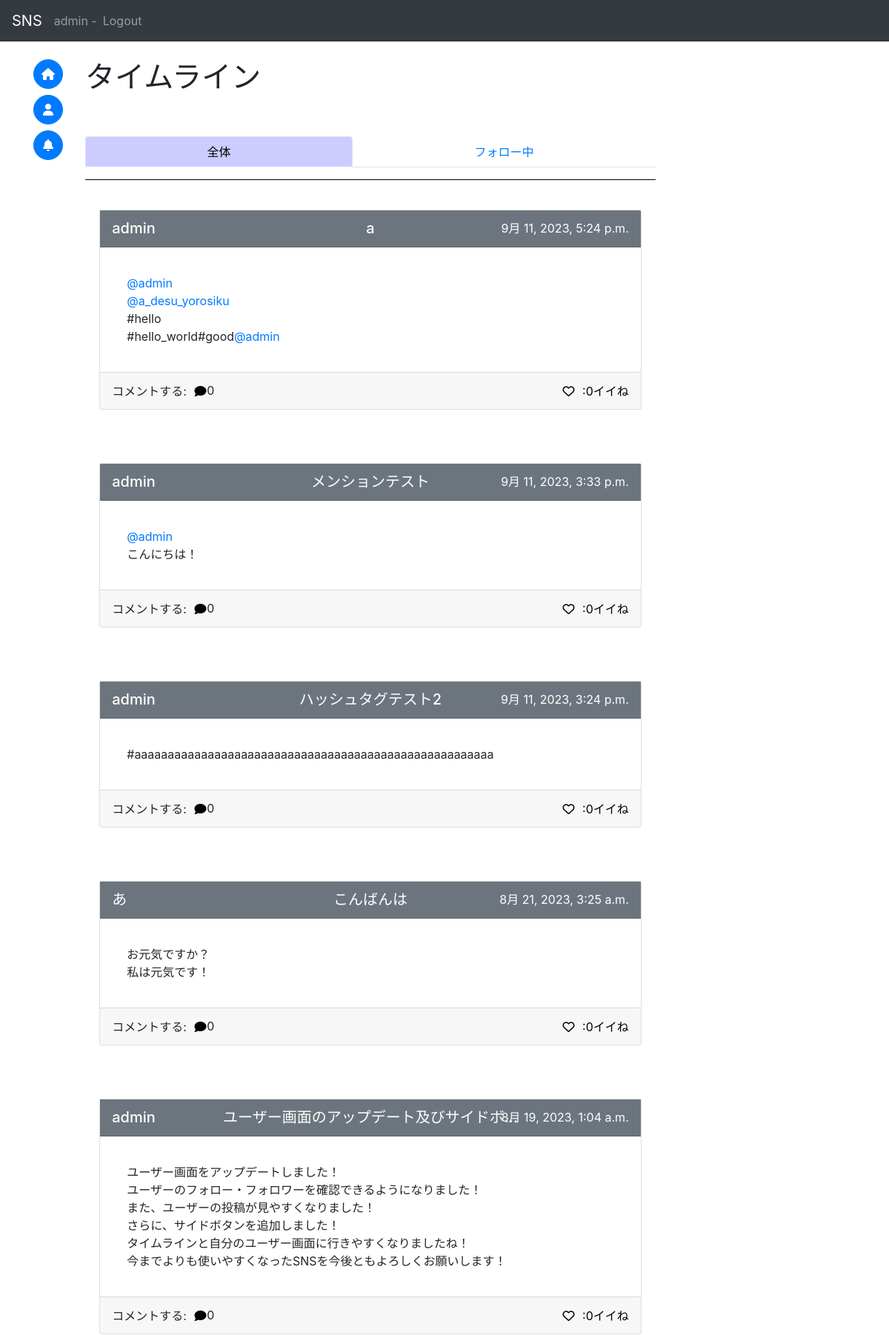
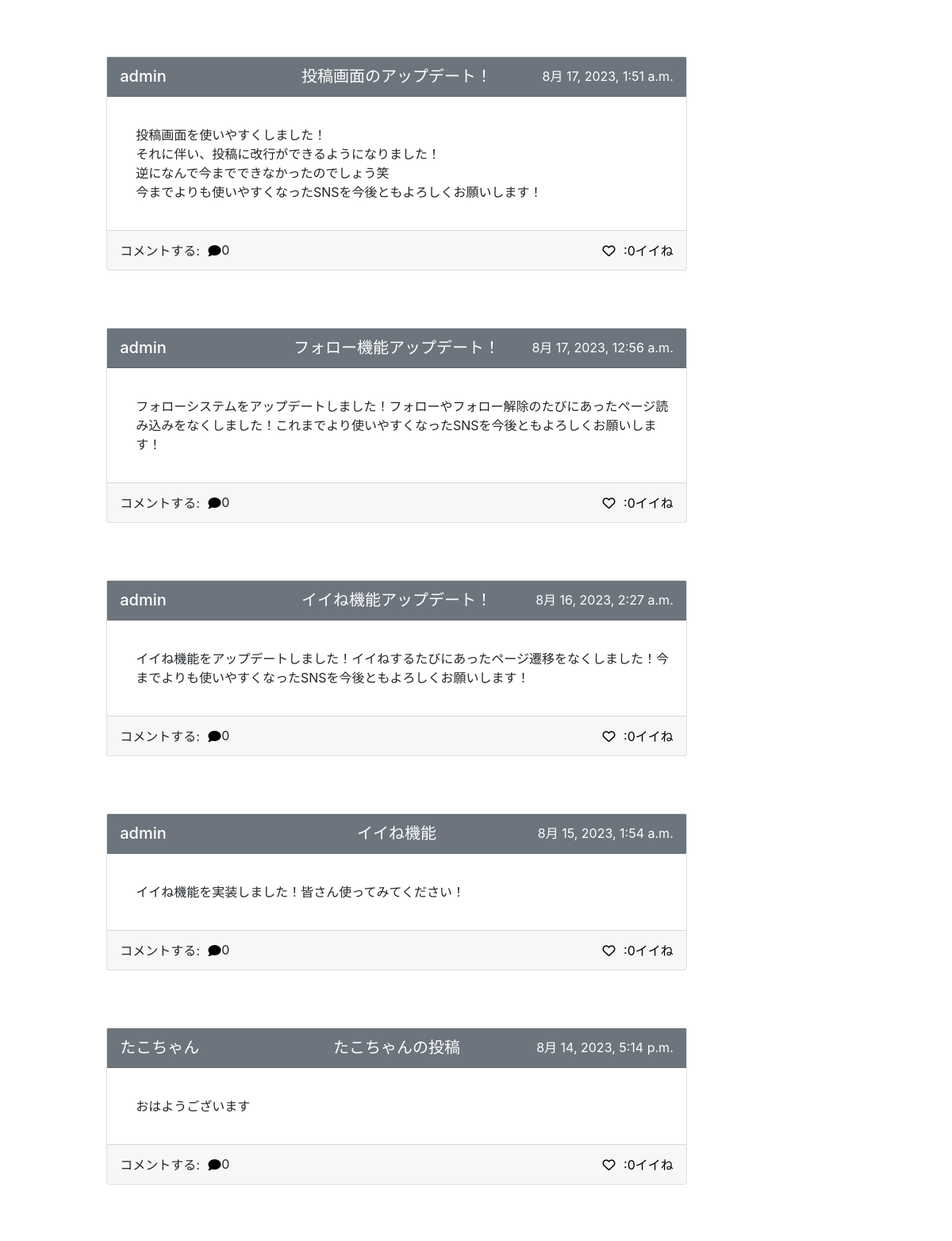
Page /sns/ (signed in, upper part) on the committed database (2 pictures, top to bottom).
### accounts/models.py (models this page shows, shortened)
class CustomUser(AbstractBaseUser, PermissionsMixin):
    id = models.UUIDField(primary_key=True, default=uuid.uuid4, editable=False)
    email = models.EmailField(_("email address"), unique=True, null=True)
    is_staff = models.BooleanField(
        _("staff status"),
        default=False,
        help_text=_("Designates whether the user can log into this admin site."),
    )
    username = models.CharField(_("username"), max_length=50)
    usertag = models.CharField(_("usertag"), max_length=16, unique=True, null=True)
    created_at = models.DateTimeField(auto_now_add=True)
    mentioned = models.ManyToManyField(
        "sns.Post",
        blank=True,
        related_name="mentioned"
    )
    objects = CustomUserManager()
    EMAIL_FIELD = "email"
    USERNAME_FIELD = "email"
    REQUIRED_FIELDS = ["username", "usertag"]
    class Meta:
        verbose_name = _("user")
        verbose_name_plural = _("users")
    def __str__(self):
        return self.username

### sns/models.py (models this page shows, shortened)
class Post(models.Model):
    id = models.UUIDField(primary_key=True, default=uuid.uuid4, editable=False)
    title = models.CharField(max_length=50, null=True)
    detail = models.TextField(max_length=255)
    author = models.ForeignKey(
        get_user_model(),
        on_delete=models.CASCADE,
        related_name="author"
    )
    created_at = models.DateTimeField(auto_now_add=True)
    good_num = models.IntegerField(default=0)
    mode = models.IntegerField(default=0)#0:通常の投稿 1:コメント
    parent_post = models.ForeignKey(
        "Post",
        on_delete=models.CASCADE,
        null=True,
        blank=True,
    )
    mention = models.ManyToManyField(
        get_user_model(),
        related_name="mention",
        blank=True
    )

### sns/views.py (the view)
# urls.py: path("", views.IndexView.as_view(), name="index"),
class IndexView(generic.ListView):
    queryset = Post.objects.filter(mode=0)
    def get_context_data(self, *args, **kwargs: Any):
        context = super().get_context_data(*args, **kwargs)
        post = Post.objects.filter(mode=0)
        lib.list_comment(context, post)
        if self.request.user.is_anonymous:
            return context
        follower = Follower.objects.filter(following=self.request.user)
        follows = set()
        for f in follower:
            follows.add(f.followed)
        follows.add(self.request.user)
        context["following"] = follows
        lib.user_info(context, self.request.user)
        return context

### mysns/lib.py (called while the page is built)
def comment_num_count(now, com_num, count=0):
    ans = 0
    for n in now.post_set.all():
        ans += comment_num_count(n, com_num, count)
    com_num[now.id] = ans
    return ans + 1

def list_comment(context, post):
    comment_num = {} #各投稿に対するコメント数
    top_comment = {} #各投稿に対するコメント
    for p in post:
        comment_num_count(p, comment_num)
        try:
            top_comment[p.id] = p.post_set.all()
        except Exception:
            top_comment[p.id] = []
    context["comment_num"] = comment_num
    context["top_comment"] = top_comment

def user_info(context, user):
    from sns.models import Good
    from accounts.models import Block, Mute
    good = Good.objects.filter(gooder=user)
    goods = set()
    for g in good:
        goods.add(g.post.id)
    context["goods"] = goods
    blocks = set()
    for b in Block.objects.filter(blocker=user):
        blocks.add(b.blocked)
    context["blocks"] = blocks
    blocked = set()
    for b in Block.objects.filter(blocked=user):
        blocked.add(b.blocker)
    context["blocked"] = blocked
    mutes = set()
    for m in Mute.objects.filter(muter=user):
        mutes.add(m.muted)
    context["mutes"] = mutes

### sns/templatetags/custom_filter.py (called while the page is built)
@register.filter
def get_value(d, k):
    if k in d:
        return d[k]
    return None

@register.filter
def following_post(posts, following):
    res = []
    for post in posts:
        if post.author in following:
            res.append(post)
    return res

@register.filter
def mention(post):
    detail = post.detail
    users = set(get_user_model().objects.all())
    usertags = {}
    for u in users:
        usertags[u.usertag] = u.id
    res = ""
    detail = escape(detail)
    i = 0
    last_i = 0
    while i < len(detail) - 1:
        if detail[i] == "@":
            for j in range(16, 0, -1):
                tag = detail[i+1:i+j+1]
                if tag in usertags:
                    res += detail[last_i:i]
                    res += "<a href='{}'>".format(reverse("accounts:user", kwargs=dict(id=str(usertags[tag]))))
                    res += "@" + tag
                    res += "</a>"
                    i += j
                    last_i = i + 1
                    break
        i += 1
    res += detail[last_i:]
    return mark_safe(res)

### sns/templates/sns/post_list.html (shortened to what this page needs)
{% extends 'base.html' %}
{% block content %}
{% load custom_filter %}
<h1>タイムライン</h1><br>
<div class="row-1" style="position: sticky;top: 55px;z-index:2;background-color:#fff;">
    <br>
    <ul class="nav nav-tabs nav-fill nav-pills" role="tablist">
        <li class="nav-item tab-hov">
            <a class="nav-link active" id="item1-tab" data-toggle="tab" href="#item1" role="tab" aria-controls="item1" aria-selected="true">全体</a>
        </li>
        <li class="nav-item tab-hov">
            <a class="nav-link" id="item2-tab" data-toggle="tab" href="#item2" role="tab" aria-controls="item2" aria-selected="false">フォロー中</a>
        </li>
    </ul>
    <hr size="10" width="100%" color="black">
    <br>
</div>
<div class="tab-content">
    <div class="tab-pane fade show active" id="item1" role="tabpanel" aria-labelledby="item1-tab">
        {% with posts_include=object_list good_mode="1" othergood='12'%}
            {% include 'post_list_include.html' %}
        {% endwith %}
    </div>
</div>
<br>
<br>
<br>
{% endblock %}

### templates/base.html (shortened to what this page needs)
<!DOCTYPE html>
<html>
    <head>
        {% load static %}
        <link rel="stylesheet" href="https://stackpath.bootstrapcdn.com/bootstrap/4.3.1/css/bootstrap.min.css">
        <link href="{% static 'fontawesomefree/css/fontawesome.css' %}" rel="stylesheet" type="text/css">
        <link href="{% static 'fontawesomefree/css/brands.css' %}" rel="stylesheet" type="text/css">
        <link href="{% static 'fontawesomefree/css/solid.css' %}" rel="stylesheet" type="text/css">
        <link rel="stylesheet" href="{% static 'css/card.css' %}">
    </head>
    {% if user.is_anonymous %}
        <body>
    {% else %}
        <body onload="check_notification('{{ user.id }}');">
    {% endif %}
        <nav class='navbar navbar-expand-sm navbar-dark bg-dark fixed-top'>
            <a class='navbar-brand' href='{% url "sns:index" %}'>SNS</a>
            <ul class="navbar-nav">
                {% if user.is_authenticated %}
                    <li class="navbar-item">
                        <a href='{% url "accounts:user" user.id %}'>
                            <span class="navbar-text">{{ user }} -</span>
                        </a>
                    </li>
                    <li class="nav-item">
                        <a href='{% url "logout" %}' class="logout nav-link">
                            Logout
                        </a>
                    </li>
                {% endif %}
            </ul>
        </nav>
        <div class='container-fluid'>
            <div class="row">
                <div class="col-1">
                    <div style="position: sticky; top: 75px;">
                            <button class="btn btn-primary rounded-circle p-0 w-40px float-right"
                                 onClick="location.href='{% url 'sns:index' %}'">
                                <i class="fa-solid fa-house"></i>
                            </button>
                            <br>
                            <br>
                            {% if user.is_anonymous %}
                                <button class="btn btn-primary rounded-circle p-0 w-40px float-right"
                                    onClick="location.href='/accounts/login'">
                                    <i class="fa-solid fa-user"></i>
                                </button>
                            {% else %}
                                <button class="btn btn-primary rounded-circle p-0 w-40px float-right"
                                    onClick="location.href='{% url 'accounts:user' user.id %}'">
                                    <i class="fa-solid fa-user"></i>
                                </button>
                                <br>
                                <br>
                                <button class="btn btn-primary rounded-circle p-0 w-40px float-right"
                                    onClick="location.href='{% url 'sns:notice' user.id %}'">
                                        <div style="position:relative; top:5px;">
                                            <i class="fa-solid fa-bell" ></i>
                                        </div>
                                        <div id="new_notice" style="position:relative;bottom:25px; left:28px">
                                        </div>
                                </button>
                            {% endif %}
                    </div>
                </div>
                <div class="col-8">
                    {% block content %}
                    {% endblock %}
                </div>
            </div>
        </div>
    </body>
</html>

### templates/post_card_include.html (shortened to what this page needs)
{% load custom_filter %}
<div class="card w-150px mx-auto clearfix" style="position:relative;">
    <a href="{% url 'sns:post' postcard.pk %}" style="position:absolute;inset:0;">
        <div class="card-header bg-secondary h-50px clearfix" style="display:flex; justify-content:center;postition:relative;">
            <h5 style="position:absolute; left:1rem;">
                <a href="{% url 'accounts:user' postcard.author.id %}" class="on-a title-link">
                    {{ postcard.author }}
                </a>
            </h5>
            <h5 style="text-align:center; display:table-cell;">
                <a href="{% url 'sns:post' postcard.id %}" class="on-a title-link">
                    {% if postcard.mode != 1 %}
                        {{ postcard.title | truncatechars:20 }}
                    {% endif %}
                </a>
            </h5>
            <p style="position:absolute; right:1rem; color:white">
                {{ postcard.created_at }}
            </p>
        </div>
        <div class="card-body detail clearfix">
            <p class="card-text">
                <div class="on-a">
                    {{ postcard|mention|linebreaks }}
                </div>
            </p>
        </div>
        <div class="card-footer h-50px text-right clearfix" style="display:flex;justify-content:center;postition:relative;">
            <div style="display:inline">
                <p style="position:absolute;left:1rem;">
                    コメントする:
                    <button onClick="clearText('{{ postcard.id }}')" class="good on-a">
                        <i class="fa-solid fa-comment"></i>
                    </button>
                    <div id="comment_num_{{ postcard.id }}" style="position:absolute;left:9rem;">
                        {{ comment_num|get_value:postcard.id }}
                    </div>
                </p>
            </div>
            <div style="position:absolute;right:1rem;">
                {% if user.is_anonymous %}
                    <button onClick="location.href='{% url 'sns:good' postcard.id 1 %}'" class="good on-a">
                        <i class="fa-regular fa-heart"></i>
                    </button>
                {% else %}
                    <button onClick="on_good('{{ postcard.id }}', '{{ othergood }}')" class="good on-a">
                        <div id="{{ postcard.id }}_{{ good_mode }}" style="display:inline;">
                            {% if postcard.id in goods %}
                                <i class="fa-solid fa-heart" style="color: #ff0000;"></i>
                            {% else %}
                                <i class="fa-regular fa-heart"></i>
                            {% endif %}
                        </div>
                    </button>
                {% endif %}
                <a href="{% url 'sns:good_user' postcard.id %}" class="notlink on-a">
                    <div id="num_{{ postcard.id }}_{{ good_mode }}" style="display:inline;size:4;">:{{ postcard.good_num }}イイね</div>
                </a>
            </div>
        </div>
    </a>
</div>

### static/css/card.css (style rules this page uses)
.detail { margin-left:1rem; }
.title-link, .title-link:hover { color:white; }
.good, .good:focus, .good:hover { border: none; outline: none; background: none; display: inline; }
.on-a { position: relative; z-index: 1; }
.notlink { text-decoration:none !important; color:black !important; }
.w-150px { width: 80% !important; }
.h-50px { height: 50px !important; }

### templates/base.html (style rules this page uses)
body { padding-top : 80px }
.w-40px { width: 40px !important; height: 40px !important; }

### sns/templates/sns/post_list.html (style rules this page uses)
.detail { margin-left:1rem; }
.title-link, .title-link:hover { color:white; }
.good, .good:focus, .good:hover { border: none; outline: none; background: none; display: inline; }
.w-150px { width: 95% !important; }
.h-50px { height: 50px !important; }
.on-a { position: relative; z-index: 1; }
.nav-pills .nav-link.active { background-color: #ccf; color: black; }
.notlink { text-decoration:none !important; color:black !important; }

### rows in the picture
CustomUser: username "admin"
Post: author "admin", title "a", created_at "9月 11, 2023, 5:24 p.m.", detail.usertag "@admin @a_desu_yorosiku #hello #hello_world#good @admin", id "0", good_num "0"
Post: author "admin", title "メンションテスト", created_at "9月 11, 2023, 3:33 p.m.", detail.usertag "@admin こんにちは！", id "0", good_num "0"
Post: author "admin", title "ハッシュタグテスト2", created_at "9月 11, 2023, 3:24 p.m.", detail.usertag "#aaaaaaaaaaaaaaaaaaaaaaaaaaaaaaaaaaaaaaaaaaaaaaaaaaaaaa", id "0", good_num "0"
Post: author "あ", title "こんばんは", created_at "8月 21, 2023, 3:25 a.m.", detail.usertag "お元気ですか？ 私は元気です！", id "0", good_num "0"
Post: author "admin", title "ユーザー画面のアップデート及びサイドボ…", created_at "8月 19, 2023, 1:04 a.m.", detail.usertag "ユーザー画面をアップデートしました！ ユーザーのフォロー・フォロワーを確認できるようになりました！ また、ユーザーの投稿が見やすくなりました！ さらに、サイドボタンを追加しました！ タイムラインと自分のユーザー画面に行きやすくなりましたね！ 今までよりも使いやすくなったSNSを今後ともよろしくお願いします！", id "0", good_num "0"
Post: author "admin", title "投稿画面のアップデート！", created_at "8月 17, 2023, 1:51 a.m.", detail.usertag "投稿画面を使いやすくしました！ それに伴い、投稿に改行ができるようになりました！ 逆になんで今までできなかったのでしょう笑 今までよりも使いやすくなったSNSを今後ともよろしくお願いします！", id "0", good_num "0"
Post: author "admin", title "フォロー機能アップデート！", created_at "8月 17, 2023, 12:56 a.m.", detail.usertag "フォローシステムをアップデートしました！フォローやフォロー解除のたびにあったページ読み込みをなくしました！これまでより使いやすくなったSNSを今後ともよろしくお願いします！", id "0", good_num "0"
Post: author "admin", title "イイね機能アップデート！", created_at "8月 16, 2023, 2:27 a.m.", detail.usertag "イイね機能をアップデートしました！イイねするたびにあったページ遷移をなくしました！今までよりも使いやすくなったSNSを今後ともよろしくお願いします！", id "0", good_num "0"
Post: author "admin", title "イイね機能", created_at "8月 15, 2023, 1:54 a.m.", detail.usertag "イイね機能を実装しました！皆さん使ってみてください！", id "0", good_num "0"
Post: author "たこちゃん", title "たこちゃんの投稿", created_at "8月 14, 2023, 5:14 p.m.", detail.usertag "おはようございます", id "0", good_num "0"
